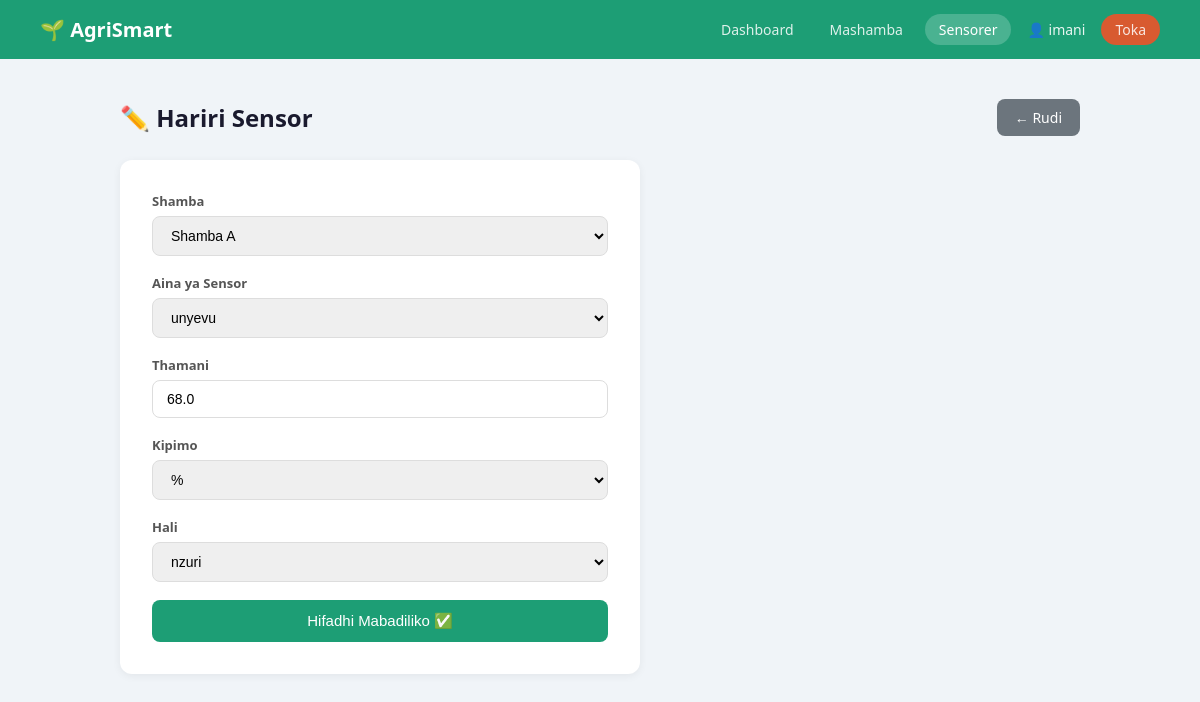
/sensorer/hariri/1 (signed in), run on the app's committed database.
### tables this page shows
CREATE TABLE sensorer (
            id INTEGER PRIMARY KEY AUTOINCREMENT,
            shamba_id INTEGER NOT NULL,
            aina TEXT NOT NULL,
            thamani REAL NOT NULL,
            kipimo TEXT,
            hali TEXT DEFAULT 'nzuri',
            wakati TIMESTAMP DEFAULT CURRENT_TIMESTAMP,
            FOREIGN KEY (shamba_id) REFERENCES mashamba(id)
        );

CREATE TABLE mashamba (
            id INTEGER PRIMARY KEY AUTOINCREMENT,
            jina TEXT NOT NULL,
            eneo TEXT NOT NULL,
            ukubwa_hekta REAL NOT NULL,
            aina_mazao TEXT NOT NULL,
            tarehe_ilianzishwa TEXT NOT NULL,
            created_at TIMESTAMP DEFAULT CURRENT_TIMESTAMP
        );

### routes/sensor.py (the view, shortened to what this page needs)
@sensor_bp.route('/sensorer/hariri/<int:id>', methods=['GET', 'POST'])
def hariri_sensor(id):
    check = login_required()
    if check: return check
    db = get_db()
    cursor = db.cursor()
    cursor.execute('SELECT * FROM sensorer WHERE id = ?', (id,))
    sensor = cursor.fetchone()
    cursor.execute('SELECT id, jina FROM mashamba ORDER BY jina')
    mashamba = cursor.fetchall()
    db.close()
    if not sensor:
        flash('Sensor haipatikani!', 'hatari')
        return redirect(url_for('sensor.sensorer'))
    return render_template('hariri_sensor.html', sensor=sensor, mashamba=mashamba)

### database.py (called while the page is built)
def get_db():
    conn = sqlite3.connect(DATABASE)
    conn.row_factory = sqlite3.Row
    return conn

### routes/sensor.py (called while the page is built)
def login_required():
    if 'mtumiaji_id' not in session:
        flash('Ingia kwanza!', 'hatari')
        return redirect(url_for('auth.login'))
    return None

### templates/hariri_sensor.html (shortened to what this page needs)
<!DOCTYPE html>
<html lang="sw">
<head>
    <link rel="stylesheet" href="{{ url_for('static', filename='style.css') }}">
</head>
<body>
    <nav class="navbar">
        <div class="nav-brand">🌱 AgriSmart</div>
        <div class="nav-links">
            <a href="{{ url_for('dashboard.dashboard') }}">Dashboard</a>
            <a href="{{ url_for('shamba.mashamba') }}">Mashamba</a>
            <a href="{{ url_for('sensor.sensorer') }}" class="active">Sensorer</a>
            <span class="nav-user">👤 {{ session.mtumiaji_jina }}</span>
            <a href="{{ url_for('auth.logout') }}" class="btn btn-sm btn-delete">Toka</a>
        </div>
    </nav>
    <div class="container">
        <div class="page-header">
            <h1>✏️ Hariri Sensor</h1>
            <a href="{{ url_for('sensor.sensorer') }}" class="btn btn-secondary">← Rudi</a>
        </div>
        <div class="form-card">
            <form method="POST">
                <div class="form-group">
                    <label>Shamba</label>
                    <select name="shamba_id" required>
                        {% for m in mashamba %}
                        <option value="{{ m.id }}" {% if m.id == sensor.shamba_id %}selected{% endif %}>
                            {{ m.jina }}
                        </option>
                        {% endfor %}
                    </select>
                </div>
                <div class="form-group">
                    <label>Aina ya Sensor</label>
                    <select name="aina" required>
                        {% for aina in ['unyevu','joto','pH','NPK'] %}
                        <option {% if sensor.aina == aina %}selected{% endif %}>{{ aina }}</option>
                        {% endfor %}
                    </select>
                </div>
                <div class="form-group">
                    <label>Thamani</label>
                    <input type="number" name="thamani" step="0.01" value="{{ sensor.thamani }}" required>
                </div>
                <div class="form-group">
                    <label>Kipimo</label>
                    <select name="kipimo" required>
                        {% for k in ['%','°C','pH','mg/kg'] %}
                        <option {% if sensor.kipimo == k %}selected{% endif %}>{{ k }}</option>
                        {% endfor %}
                    </select>
                </div>
                <div class="form-group">
                    <label>Hali</label>
                    <select name="hali" required>
                        {% for h in ['nzuri','tahadhari','hatari'] %}
                        <option {% if sensor.hali == h %}selected{% endif %}>{{ h }}</option>
                        {% endfor %}
                    </select>
                </div>
                <button type="submit" class="btn btn-primary btn-full">Hifadhi Mabadiliko ✅</button>
            </form>
        </div>
    </div>
</body>
</html>

### static/style.css (style rules this page uses)
* { box-sizing: border-box; margin: 0; padding: 0; }
body { font-family: 'Segoe UI', sans-serif; background: #f0f4f8; color: #333; background-image: url("ima.png"); }
.navbar { background: #1D9E75; padding: 14px 40px; display: flex; justify-content: space-between; align-items: center; }
.nav-brand { color: #fff; font-size: 20px; font-weight: 700; }
.nav-links { display: flex; align-items: center; gap: 8px; }
.nav-links a { color: rgba(255,255,255,0.85); text-decoration: none; padding: 6px 14px; border-radius: 20px; font-size: 14px; transition: background 0.2s; }
.nav-links a:hover, .nav-links a.active { background: rgba(255,255,255,0.2); color: #fff; }
.nav-user { color: rgba(255,255,255,0.9); font-size: 14px; margin: 0 8px; }
.container { max-width: 1000px; margin: 40px auto; padding: 0 20px; }
.page-header { display: flex; justify-content: space-between; align-items: center; margin-bottom: 24px; }
.page-header h1 { font-size: 24px; color: #1a1a2e; }
.btn { padding: 9px 18px; border-radius: 8px; border: none; cursor: pointer; font-size: 14px; text-decoration: none; display: inline-block; transition: opacity 0.2s; }
.btn-primary { background: #1D9E75; color: #fff; }
.btn-secondary { background: #6c757d; color: #fff; }
.btn-delete { background: #D85A30; color: #fff; }
.btn-sm { padding: 5px 12px; font-size: 13px; }
.btn-full { width: 100%; text-align: center; padding: 12px; font-size: 15px; }
.form-card { background: #fff; border-radius: 12px; padding: 32px; box-shadow: 0 2px 8px rgba(0,0,0,0.06); max-width: 520px; }
.form-group { margin-bottom: 18px; }
.form-group label { display: block; font-size: 13px; font-weight: 600; color: #555; margin-bottom: 6px; }
.form-group input, .form-group select { width: 100%; padding: 10px 14px; border: 1px solid #ddd; border-radius: 8px; font-size: 14px; outline: none; transition: border-color 0.2s; }

### data on the page
sensorer: shamba_id "Shamba A", aina "unyevu", thamani "68.0", kipimo "%", hali "nzuri"

### other printed values
{{ session.mtumiaji_jina }} "imani"
